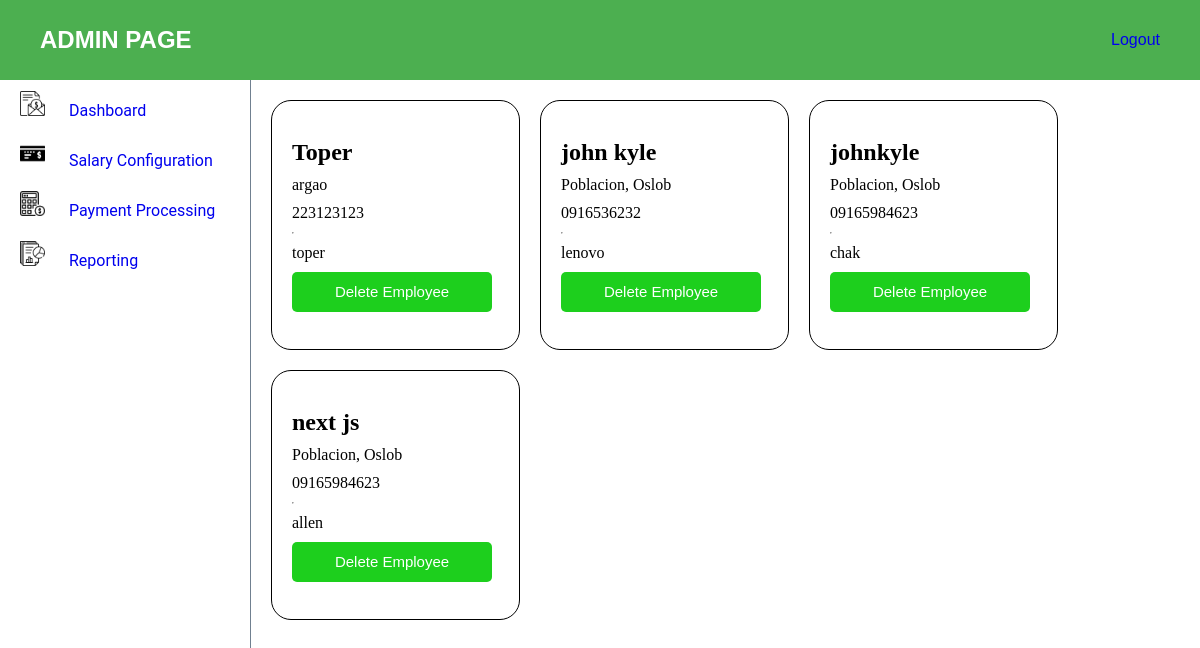
The app's page /admin-dashboard, older data.
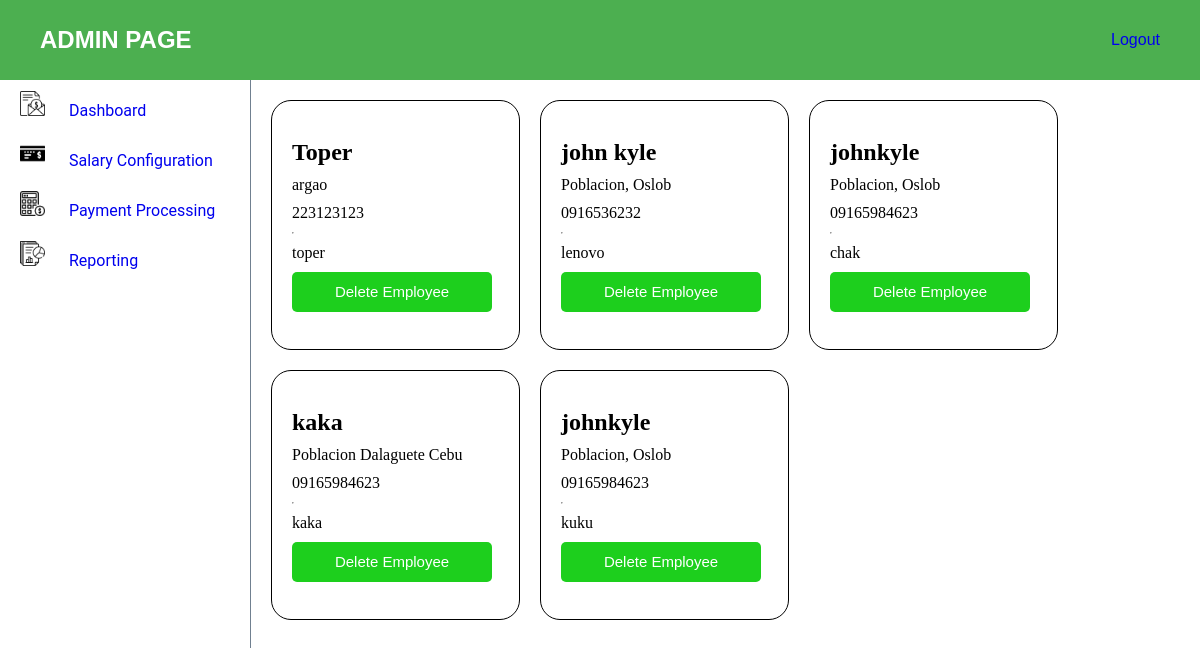
The same page, newer data.
### myapp/models.py (models this page shows, shortened)
class Employee(AbstractUser):
    name = models.CharField(max_length=255)
    email = models.EmailField()
    contact = models.CharField(max_length=15)
    address = models.TextField()
    username = models.CharField(max_length=255, unique=True)
    password = models.CharField(max_length=128)
    groups = models.ManyToManyField('auth.Group', related_name='employee_groups', blank=True)
    user_permissions = models.ManyToManyField('auth.Permission', related_name='employee_permissions', blank=True)

### myapp/views.py (the view)
# urls.py: path("admin-dashboard", views.admin_view, name="admin_view"),
def admin_view(request):
    employees = Employee.objects.all()
    return render(request, 'admin-view/admin.html', {
        'employees' : employees
    })

### myapp/templates/admin-view/admin.html (shortened to what this page needs)
{% load static %}
<!DOCTYPE html>
<html lang="en">
<head>
    <link rel="stylesheet" href="{% static 'css/navbar.css' %}">
    <link rel="stylesheet" href="{% static 'css/dashboard.css' %}">
    <link rel="stylesheet" href="{% static 'css/admin.css' %}">
    <link rel="stylesheet" href="{% static 'css/admin-dashboard.css' %}">
</head>
<body>
    <div class="admin-header">
        <h2>ADMIN PAGE</h2>
        <a href="{% url 'user_login' %}">Logout</a>
    </div>
    <div class="page-content">
        <aside class="aside-content">
            <ul class="aside-nav">
                <li class="aside-nav-items"><a href="{% url 'admin_view' %}">
                    <img class="sidenav-logo" src="{% static 'images/salary.png' %}" alt="logo">
                    Dashboard
                </a></li>
                <li class="aside-nav-items"><a href="{% url 'salary_config' %}">
                    <img class="sidenav-logo" src="{% static 'images/bank-check.png' %}" alt="logo">
                    Salary Configuration
                </a></li>
                <li class="aside-nav-items"><a href="{% url 'payment_proc' %}">
                    <img class="sidenav-logo" src="{% static 'images/calculator.png' %}" alt="logo">
                    Payment Processing
                </a></li>
                <li class="aside-nav-items"><a href="{% url 'reporting' %}">
                    <img class="sidenav-logo" src="{% static 'images/report.png' %}" alt="logo">
                    Reporting
                </a></li>
            </ul>
        </aside>
        <section class="admin-content">
            <div class="card-container">
                {% for employee in employees %}
                    <div class="card-content">
                        <h1>{{ employee.name }}</h1>
                        <p>{{ employee.address }}</p>
                        <p>{{ employee.contact }}</p>
                        <hr>
                        <p>{{ employee.username }}</p>
                        <a href="{% url 'delete_employee' username=employee.username %}"><button>Delete Employee</button></a>
                    </div>
                {% endfor %}
            </div>
        </section>
    </div>
</body>
</html>

Row changes from the older to the newer data that the page shows:
removed Employee: name "next js", address "Poblacion, Oslob", contact "09165984623", username "allen"
added Employee: name "kaka", address "Poblacion Dalaguete Cebu", contact "09165984623", username "kaka"
added Employee: name "johnkyle", address "Poblacion, Oslob", contact "09165984623", username "kuku"
